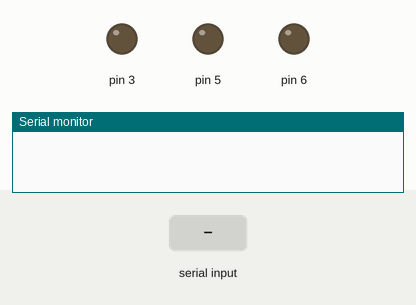
Simulated run of this sketch. Board: Arduino Uno, built with avr-gcc and run on an emulated ATmega328P. Parts: output pins drawn as LEDs (lit = HIGH), the last lines printed to the serial monitor. Inputs (shaded band) come from the test bench.

Above: at 1.2 s.
1.3 s: "30,150\n" received over Serial
At 3.1 s:
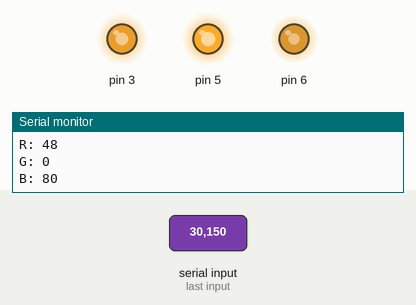
3.8 s: "#" received over Serial
Timing chart, 0 to 6.8 s (numbered marks = the images above; inputs shaded):
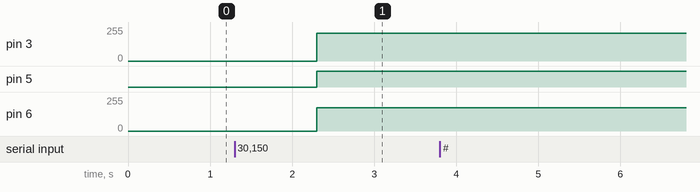

Measured:
- after the input at 1.3 s, pin 3: 0/255 → 207/255 after 1.0 s; pin 5: LOW → HIGH after 1.0 s; pin 6: 0/255 → 175/255 after 1.0 s

The sketch:

rgb_control.ino
```cpp
// Single function to convert hex code to RGB
bool hexToRGB(String hexCode, int *R, int *G, int *B) {
  // Remove the '#' if present
  if (hexCode.charAt(0) == '#') {
    hexCode = hexCode.substring(1);
  }

  // Ensure the hex code is exactly 6 characters long
  if (hexCode.length() != 7) {
    Serial.println("Error: Invalid hex code length");
    *R = 0;  // Red
    *G = 0;  // Green
    *B = 0;  // Blue
    return false;
  }

  // Extract and convert hex values for R, G, and B
  *R = strtol(hexCode.substring(0, 2).c_str(), NULL, 16);  // Red
  *G = strtol(hexCode.substring(2, 4).c_str(), NULL, 16);  // Green
  *B = strtol(hexCode.substring(4, 6).c_str(), NULL, 16);  // Blue
  return true;
}

void setup() {
  // Start the serial communication
  Serial.begin(115200);
}

void loop() {
  // Empty loop
  int R, G, B;
  if(Serial.available()){
    String input = Serial.readString();
    if(hexToRGB(input, &R, &G, &B)){
      Serial.print("R: "); Serial.println(R);
      Serial.print("G: "); Serial.println(G);
      Serial.print("B: "); Serial.println(B);
      analogWrite(3, 255-R);
      analogWrite(5, 255-G);
      analogWrite(6, 255-B);
    }else{
      Serial.println("Input Error");
    }
  }
}
```
